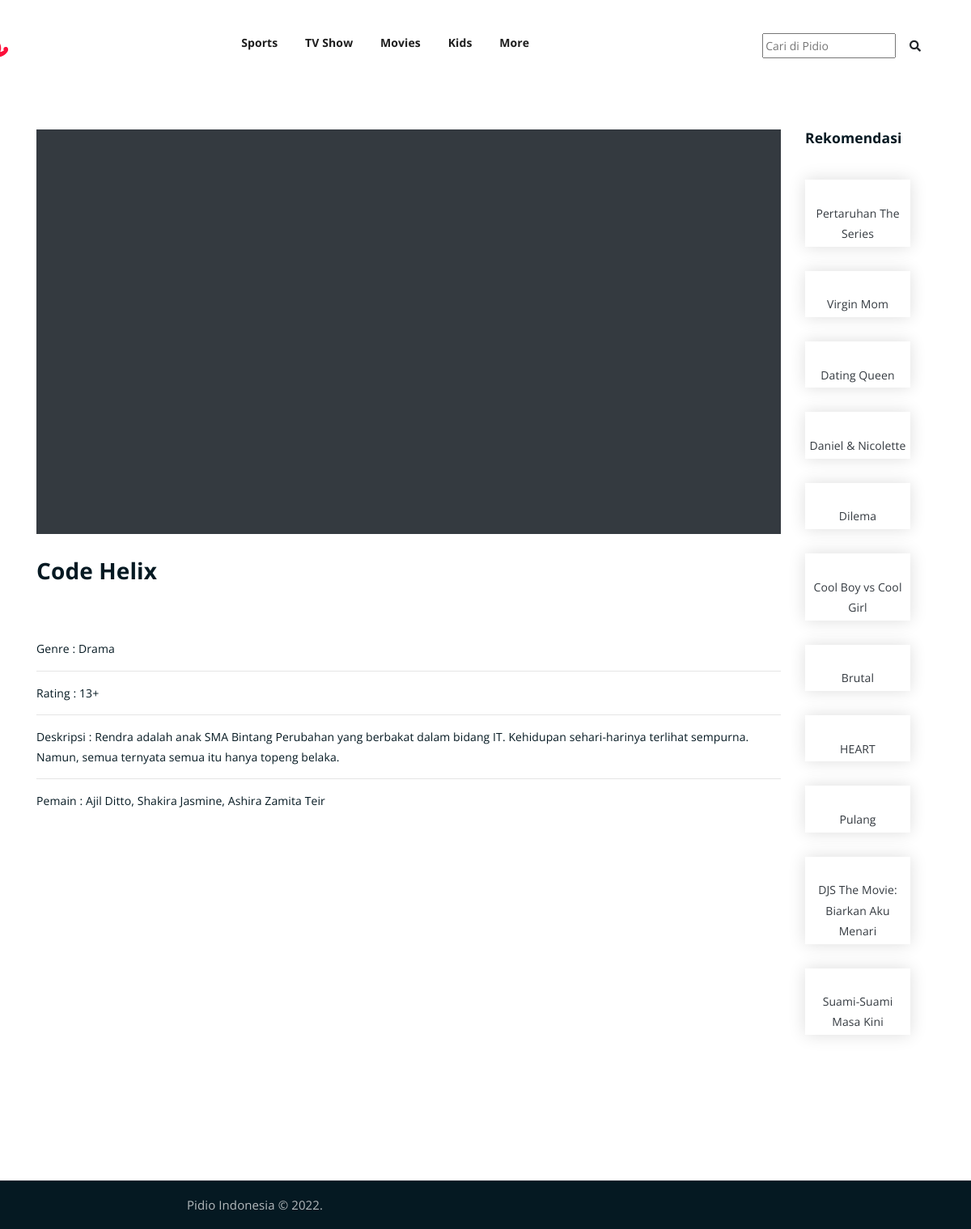
Page /watch.php?id=262 on the committed database.
### tables this page shows
CREATE TABLE `film` (
  `id` int(11) NOT NULL,
  `judul` varchar(50) NOT NULL,
  `rating` varchar(50) DEFAULT NULL,
  `poster` varchar(255) NOT NULL,
  `genre` varchar(50) NOT NULL,
  `deskripsi` varchar(500) NOT NULL,
  `pemain` varchar(250) DEFAULT NULL,
  `jenis_film` varchar(20) DEFAULT NULL,
  
  PRIMARY KEY (id)
);

### functions.php (called while the page is built)
<?php
$conn = mysqli_connect("localhost", "root", "", "vidio");
return $conn;
function query($query) {
    global $conn;
    $result = mysqli_query($conn, $query);
    $rows = [];
    while( $row = mysqli_fetch_assoc($result) ) {
        $rows[] = $row;
    }
    return $rows;
}
?>

### watch.php (the view, shortened to what this page needs)
<?php
require 'functions.php';
if($_GET):
    $filmSearch = query("SELECT * FROM film where id = '$_GET[id]' ");
    $filmSearch = $filmSearch ? $filmSearch[0] : "";
    $anotherFilm = query("SELECT * FROM film where jenis_film = $filmSearch[jenis_film] and id != $_GET[id]");
else:
    header('Location: ');
endif;
?>
<!DOCTYPE html>
<html lang="en">
<head>
    <link rel="stylesheet" href="assets/css/all.min.css">
    <link rel="stylesheet" href="assets/bootstrap/css/bootstrap.min.css">
    <link rel="stylesheet" href="assets/css/owl.carousel.css">
    <link rel="stylesheet" href="assets/css/magnific-popup.css">
    <link rel="stylesheet" href="assets/css/animate.css">
    <link rel="stylesheet" href="assets/css/meanmenu.min.css">
    <link rel="stylesheet" href="assets/css/main.css">
    <link rel="stylesheet" href="assets/css/responsive.css">
</head>
</head>
<body>
    <div class="top-header-area" id="sticker">
        <div class="container">
            <div class="header">
                <div class="col-lg-12 col-sm-12 text-center">
                    <div class="main-menu-wrap">
                        <div class="site-logo">
                            <a href="index.php">
                                <img src="img/logo.png" width="200">
                            </a>
                        </div>
                        <nav class="main-menu">
                            <ul>
                                <li><a href="index.php?jenis_film=1">Sports</a></li>
                                <li><a href="index.php?jenis_film=2">TV Show</a></li>
                                <li><a href="index.php?jenis_film=3">Movies</a></li>
                                <li><a href="index.php?jenis_film=4">Kids</a></li>
                                <li><a href="#">More</a>
                                </li>
                                <li>
                                    <div class="search_bar">
                                        <form action="search.php" method="get">
                                            <input type="text" placeholder="Cari di Pidio" class="search_input" name="judul">
                                            <span class="search_submit"><button class="btn button-search search_bar_submit_button" type="submit"><i class="fas fa-search"></i>
                                            </button></span>
                                        </form>
                                    </div>
                                </li>
                            </ul>
                        </nav>
                    </div>
                </div>
            </div>
        </div>
    </div>
    <div class="latest-news pt-150 pb-150">
        <div class="container">
            <div class="row">
                <div class="col-sm-10">
                    <div class="single-latest-news text-center bg-dark shadow-none" style="width: 100%;height: 500px;" >
                    </div>
                    <h3><?= $filmSearch['judul'] ?></h3>
                    <br><br>
                    Genre : <?= $filmSearch['genre'] ?><hr>
                    Rating : <?= $filmSearch['rating'] ?><hr>
                    Deskripsi : <?= $filmSearch['deskripsi'] ?><hr>
                    Pemain : <?= $filmSearch['pemain'] ?>
                </div>
                <div class="col-sm-2 row">
                    <div class="col-sm-12 mb-4">
                        <h5>Rekomendasi</h5>
                    </div>
                    <?php foreach ($anotherFilm as $key => $value): ?>
                        <div class="col-sm-12">
                            <div class="single-latest-news text-center">
                                <div class="news-text-box p-1 text-dark">
                                    <p><a href="single-news.html" class="text-dark"><?= $value['judul'] ?></a></p>
                                </div>
                            </div>
                        </div>
                    <?php endforeach ?>
                </div>
            </div>
        </div>
    </div>
    <div class="copyright">
        <div class="container">
            <div class="row">
                <div class="col-lg-6 col-md-12">
                    <p>Pidio Indonesia &copy; <?= date("Y") ?>.
                    </p>
                </div>
            </div>
        </div>
    </div>
</body>
</html>

### assets/css/main.css (style rules this page uses)
html { font-size: 14px; font-weight: 400; line-height: 28px; height: 100%; }
body { font-family: "Open Sans", sans-serif; font-weight: 400; font-size: 1rem; letter-spacing: 0.1px; line-height: 1.8; color: #051922; overflow-x: hidden; }
body img { max-width: 100%; }
a { cursor: pointer; text-decoration: none; -webkit-transition: all 0.2s ease-in-out; -o-transition: all 0.2s ease-in-out; transition: all 0.2s ease-in-out; }
h1, .h1, h2, .h2, h3, .h3, h4, .h4, h5, .h5, h6, .h6 { font-family: "Open Sans", sans-serif; font-weight: 700; margin: 0 0 1.25rem 0; color: #051922; }
h1:last-child, .h1:last-child, h2:last-child, .h2:last-child, h3:last-child, .h3:last-child, h4:last-child, .h4:last-child, h5:last-child, .h5:last-child, h6:last-child, .h6:last-child { margin: 0; margin-bottom: 20px; }
h3, .h3 { font-size: 2rem; font-weight: 700; line-height: 2.25rem; }
h5, .h5 { font-size: 1.25rem; font-weight: 700; line-height: 1.5rem; }
p { font-family: "Open Sans", sans-serif; font-weight: 400; font-size: 1rem; letter-spacing: 0.1px; line-height: 1.8; color: #051922; margin: 0 0 1.25rem 0; }
p:last-child { margin: 0; }
.pt-150 { padding-top: 160px; }
.pb-150 { padding-bottom: 150px; }
.top-header-area { position: absolute; z-index: 999; width: 100%; padding: 25px 0; }
.header { display: -ms-flexbox; display: flex; -ms-flex-wrap: wrap; flex-wrap: wrap; margin-right: -11px; margin-left: -200px; }
nav.main-menu ul { margin: 0; padding: 0; list-style: none; }
nav.main-menu ul li { display: inline-block; }
nav.main-menu ul li a { color: #1e1e1e; font-weight: 700; display: block; padding: 15px; }
nav.main-menu ul > li { position: relative; }
nav.main-menu > ul li:last-child { float: right; }
.site-logo { float: left; max-width: 150px; }
.main-menu-wrap { position: relative; }
.site-logo { padding: 6px 0; }
nav.main-menu li a { -webkit-transition: 0.3s; -o-transition: 0.3s; transition: 0.3s; }
.top-header-area { -webkit-transition: 0.3s; -o-transition: 0.3s; transition: 0.3s; }
button, input, optgroup, select, textarea { margin-top: 15px; font-family: inherit; font-size: inherit; line-height: inherit; }
.search_bar, .search__input { width: 100%; -webkit-box-shadow: none; box-shadow: none; border: none; outline: none; }
.search_bar_submit_button { background: transparent; border: none; outline: none; padding: 0 16px; height: 32px; -webkit-transition: none; transition: none; }
.btn { display: inline-block; margin-bottom: 20px; font-weight: 400; text-align: center; vertical-align: middle; -ms-touch-action: manipulation; touch-action: manipulation; cursor: pointer; background-image: none; border: 1px solid transparent; white-space: nowrap; padding: 6px 12px; font-size: 14px; line-height: 1.42857; border-radius: 4px; -webkit-user-select: none; -moz-user-select: none; -ms-user-select: none; user-select: none; }
.copyright { background-color: #051922; border-top: 1px solid #232a35; }
.copyright p { text-align: center; margin: 0; color: #fff; opacity: 0.7; padding: 16px 0; font-size: 15px; }
.single-latest-news { -webkit-box-shadow: 0 0 20px #dddddd; box-shadow: 0 0 20px #dddddd; -webkit-transition: 0.3s; -o-transition: 0.3s; transition: 0.3s; }
html, body { height: 100%; }
.news-text-box { padding: 25px; border-bottom-left-radius: 5px; border-bottom-right-radius: 5px; }
.single-latest-news { margin-bottom: 30px; }

### rows in the picture
film: judul "Code Helix", genre "Drama", rating "13+", deskripsi "Rendra adalah anak SMA Bintang Perubahan yang berbakat dalam bidang IT. Kehidupan sehari-harinya terlihat sempurna. Namun, semua ternyata semua itu hanya topeng belaka.", pemain "Ajil Ditto, Shakira Jasmine, Ashira Zamita Teir"
film: judul "Pertaruhan The Series"
film: judul "Virgin Mom"
film: judul "Dating Queen"
film: judul "Daniel & Nicolette"
film: judul "Dilema"
film: judul "Cool Boy vs Cool Girl"
film: judul "Brutal"
film: judul "HEART"
film: judul "Pulang"
film: judul "DJS The Movie: Biarkan Aku Menari"
film: judul "Suami-Suami Masa Kini"
